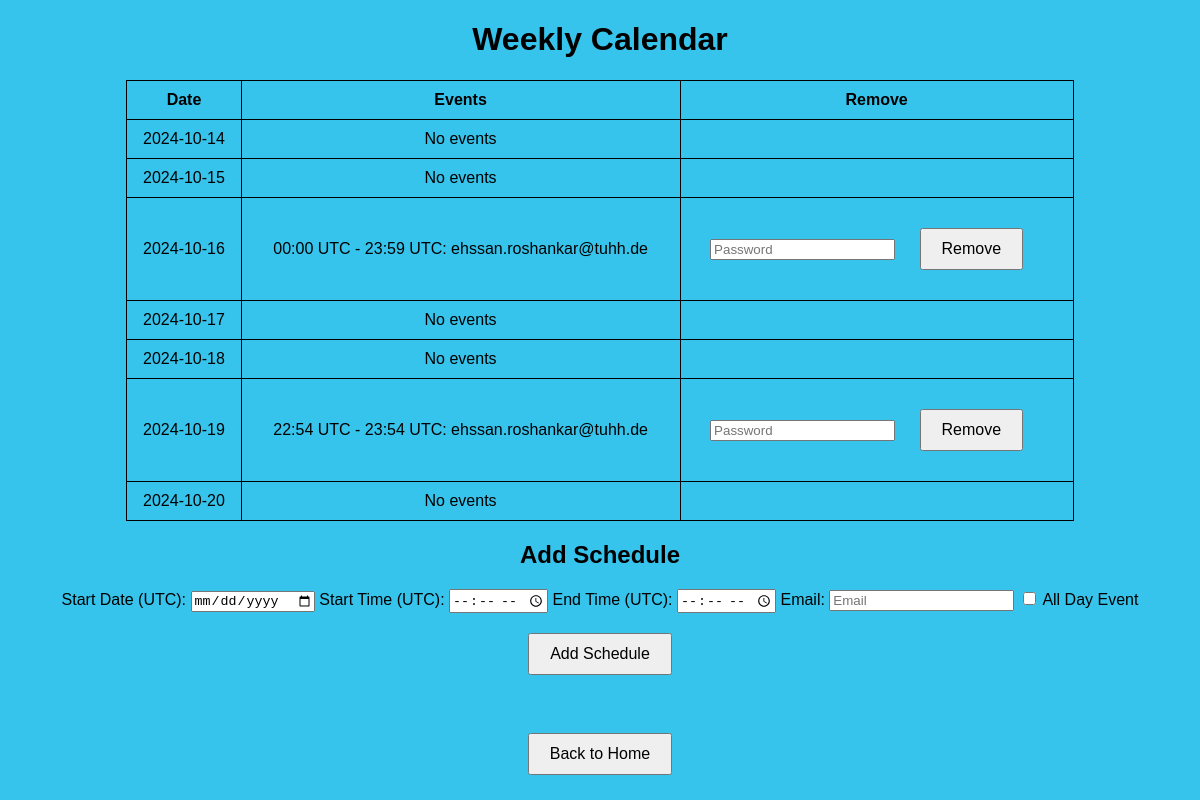
/calendar, run on the app's committed database.
### app.py (models this page shows)
class ScheduleEntry(db.Model):
    id = db.Column(db.Integer, primary_key=True)
    start_time = db.Column(db.DateTime, nullable=False)
    end_time = db.Column(db.DateTime, nullable=False)
    email = db.Column(db.String(120), nullable=False)

### app.py (the view)
@app.route('/calendar')
def calendar():
    entries = get_entries_for_week()
    return render_template('calendar.html', entries=entries)

### app.py (called while the page is built)
def get_entries_for_week():
    entries = []
    now_utc = datetime.now(pytz.utc)
    start_of_week = now_utc - timedelta(days=now_utc.weekday())  # Get the latest Monday
    start_of_week = start_of_week.replace(hour=0, minute=0, second=0, microsecond=0)  # Set to 00:00:00
    for i in range(7):
        day = start_of_week + timedelta(days=i)
        entries.append({
            'date': day.date(),
            'events': ScheduleEntry.query.filter(ScheduleEntry.start_time >= day, ScheduleEntry.start_time < day + timedelta(days=1)).all()
        })
    return entries

### templates/calendar.html (shortened to what this page needs)
<!DOCTYPE html>
<html lang="en">
<head>
</head>
<body>
    <h1>Weekly Calendar</h1>
    <table>
        <thead>
            <tr>
                <th>Date</th>
                <th>Events</th>
                <th>Remove</th>
            </tr>
        </thead>
        <tbody>
            {% for entry in entries %}
            <tr>
                <td>{{ entry.date }}</td>
                <td>
                    {% for event in entry.events %}
                    <div>{{ event.start_time.strftime('%H:%M UTC') }} - {{ event.end_time.strftime('%H:%M UTC') }}: {{ event.email }}</div>
                    {% endfor %}
                    {% if not entry.events %}
                    <div>No events</div>
                    {% endif %}
                </td>
                <td>
                    {% for event in entry.events %}
                    <form action="{{ url_for('remove_entry') }}" method="post" style="display: inline;">
                        <input type="password" name="password" placeholder="Password" required>
                        <button type="submit">Remove</button>
                    </form>
                    {% endfor %}
                </td>
            </tr>
            {% endfor %}
        </tbody>
    </table>
    <h2>Add Schedule</h2>
    <form action="{{ url_for('schedule') }}" method="post">
        <label for="start_date">Start Date (UTC):</label>
        <input type="date" id="start_date" name="start_date" required>
        <label for="start_time">Start Time (UTC):</label>
        <input type="time" id="start_time" name="start_time" required>
        <label for="end_time">End Time (UTC):</label>
        <input type="time" id="end_time" name="end_time" required>
        <label for="email">Email:</label>
        <input type="email" id="email" name="email" placeholder="Email" required>
        <label for="all_day">
            <input type="checkbox" id="all_day" name="all_day" onclick="toggleTimeInputs()">
            All Day Event
        </label>
        <button type="submit">Add Schedule</button>
    </form>
    <br>
    <a href="{{ url_for('index') }}">
        <button>Back to Home</button>
    </a>
</body>
</html>

### templates/calendar.html (style rules this page uses)
body { background-color: rgb(54, 196, 236); text-align: center; font-family: Arial, sans-serif; }
table { margin: auto; border-collapse: collapse; width: 80%; }
th, td { border: 1px solid black; padding: 10px; text-align: center; }
button { margin: 20px; padding: 10px 20px; font-size: 16px; }

### data on the page
ScheduleEntry: start_time "00:00 UTC", end_time "23:59 UTC", email "ehssan.roshankar@tuhh.de"
ScheduleEntry: start_time "22:54 UTC", end_time "23:54 UTC", email "ehssan.roshankar@tuhh.de"

### other printed values
{{ entry.date }} "2024-10-14" "2024-10-15" "2024-10-16" "2024-10-17" "2024-10-18" "2024-10-19" "2024-10-20"
